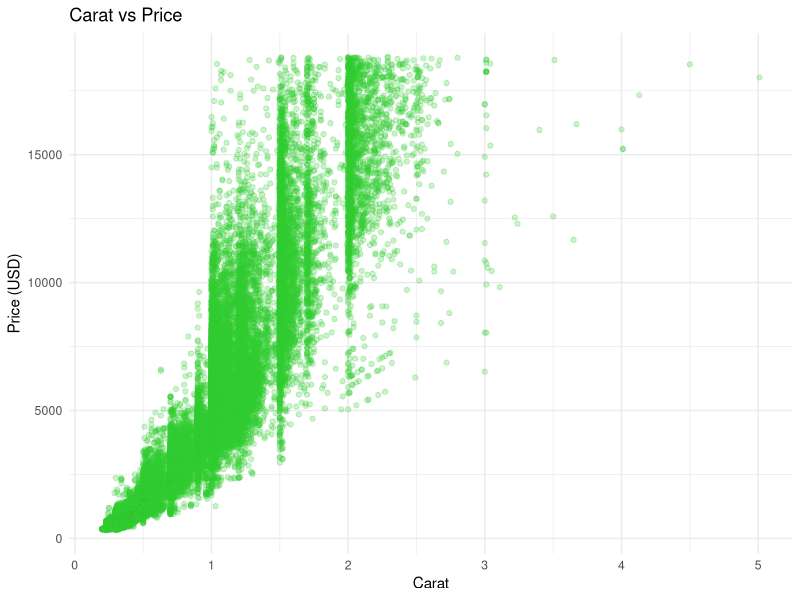
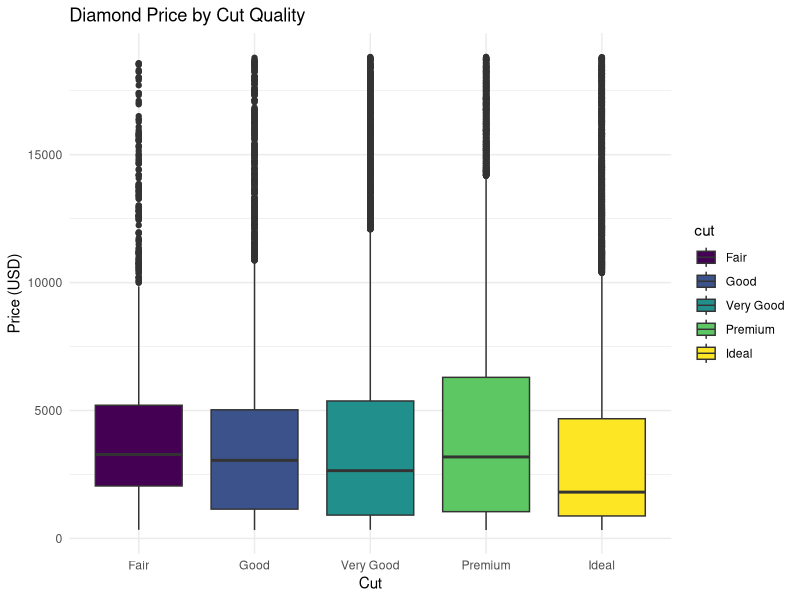
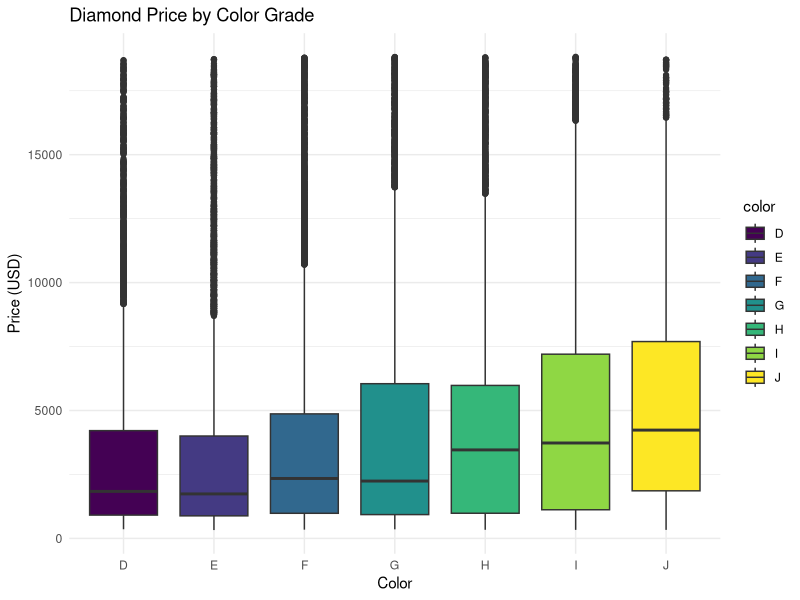
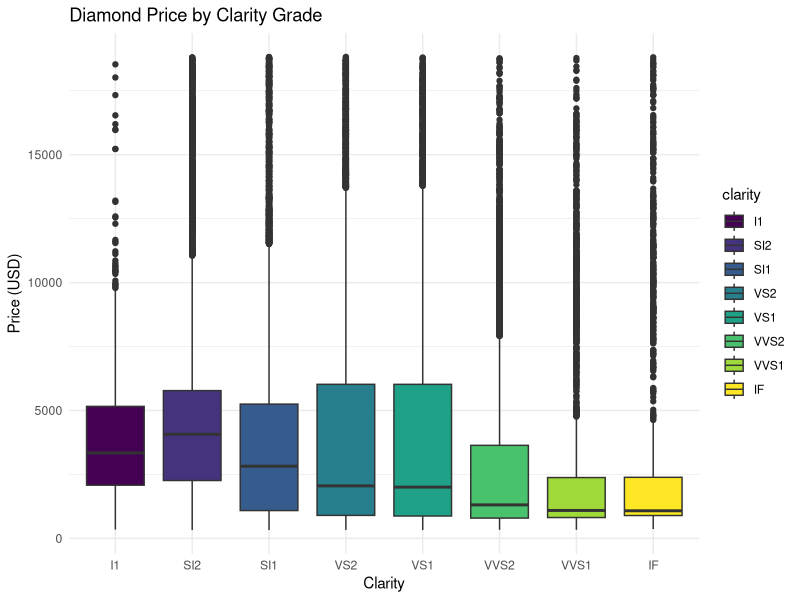
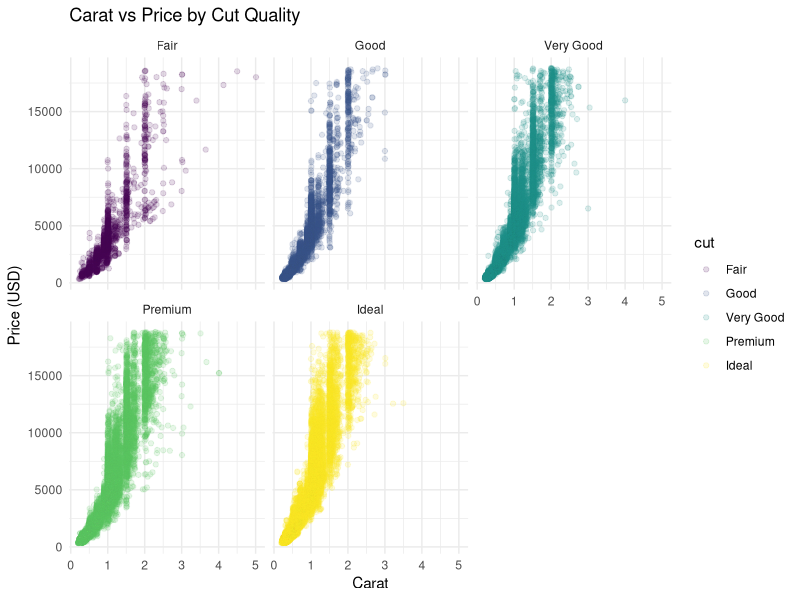

Reproduce these figures in R, in order.
#load libraries
library(ggplot2)
library(dplyr)

#load the data
data("diamonds")

#clean the data to only include those which have a price above 0, and carat also above 0,
#removing values that cant exist effectively
diamondsClean <- diamonds %>%
  filter(price > 0, carat > 0)

#first (geom point) plot showing the price paid for a diamond, referenced against the carat weighting of said gem
ggplot(diamondsClean, aes(x = carat, y = price)) +
  geom_point(alpha = 0.25, color = "limegreen") +
  theme_minimal() +
  labs(
    title = "Carat vs Price",
    x = "Carat",
    y = "Price (USD)"
  )

#box plot showing the price of diamonds against the quality of each gems cut
ggplot(diamondsClean, aes(x = cut, y = price, fill = cut)) +
  geom_boxplot() +
  theme_minimal() +
  labs(
    title = "Diamond Price by Cut Quality",
    x = "Cut",
    y = "Price (USD)"
  )

#box plot showing the price of a gem against its coloring
ggplot(diamondsClean, aes(x = color, y = price, fill = color)) +
  geom_boxplot() +
  theme_minimal() +
  labs(
    title = "Diamond Price by Color Grade",
    x = "Color",
    y = "Price (USD)"
  )

#box plot showing the price of a gem against its clarity
ggplot(diamondsClean, aes(x = clarity, y = price, fill = clarity)) +
  geom_boxplot() +
  theme_minimal() +
  labs(
    title = "Diamond Price by Clarity Grade",
    x = "Clarity",
    y = "Price (USD)"
  )

#final graph showing each carat weighting and cut quality against the price of the gem
ggplot(diamondsClean, aes(x = carat, y = price, color = cut)) +
  geom_point(alpha = 0.15) +
  facet_wrap(~ cut) +
  theme_minimal() +
  labs(
    title = "Carat vs Price by Cut Quality",
    x = "Carat",
    y = "Price (USD)"
  )

#linear model for predicting prices (taken from my experience in Predictive analytics/text mining)
model <- lm(price ~ carat + cut + color + clarity, data = diamondsClean)
summary(model)
